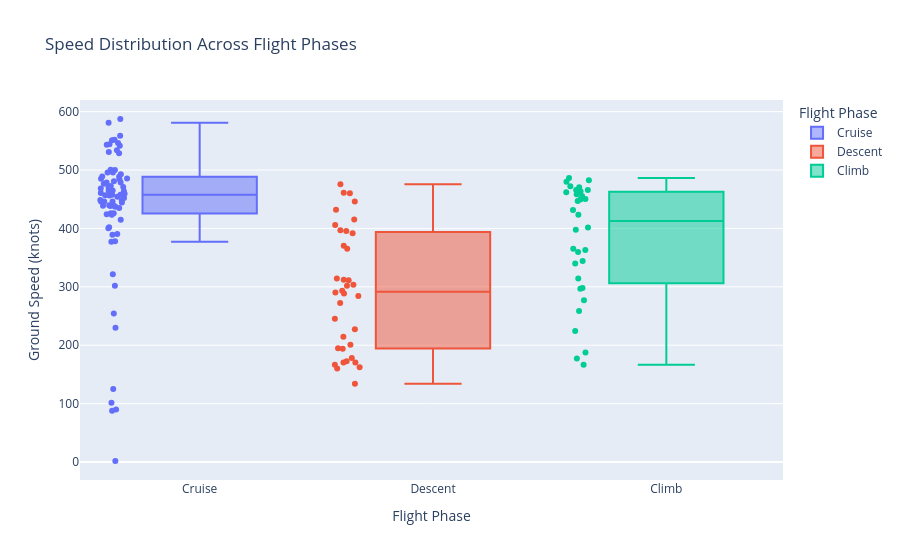

The notebook cell this image was saved under:
### Code cell
fix = px.box(
    df,
    x="flight_phase",
    y="velocity_knots",
    color="flight_phase",
    points="all",
    title="Speed Distribution Across Flight Phases",
    labels={
        "flight_phase": "Flight Phase",
        "velocity_knots": "Ground Speed (knots)"},
    
)

fix.show()

### Figure 1 — Plotly figure (JSON) as saved in the notebook; plotly's stock layout.template omitted (floating-point values rounded to 4 significant figures)
{"data": [{"alignmentgroup": "True", "boxpoints": "all", "hovertemplate": "Flight Phase=%{x}<br>Ground Speed (knots)=%{y}<extra></extra>", "legendgroup": "Cruise", "marker": {"color": "#636efa"}, "name": "Cruise", "notched": false, "offsetgroup": "Cruise", "orientation": "v", "showlegend": true, "type": "box", "x": ["Cruise", "Cruise", "Cruise", "Cruise", "Cruise", "Cruise", "Cruise", "Cruise", "Cruise", "Cruise", "Cruise", "Cruise", "Cruise", "Cruise", "Cruise", "Cruise", "Cruise", "Cruise", "Cruise", "Cruise", "Cruise", "Cruise", "Cruise", "Cruise", "Cruise", "Cruise", "Cruise", "Cruise", "Cruise", "Cruise", "Cruise", "Cruise", "Cruise", "Cruise", "Cruise", "Cruise", "Cruise", "Cruise", "Cruise", "Cruise", "Cruise", "Cruise", "Cruise", "Cruise", "Cruise", "Cruise", "Cruise", "Cruise", "Cruise", "Cruise", "Cruise", "Cruise", "Cruise", "Cruise", "Cruise", "Cruise", "Cruise", "Cruise", "Cruise", "Cruise", "Cruise", "Cruise", "Cruise", "Cruise", "Cruise", "Cruise", "Cruise", "Cruise", "Cruise", "Cruise", "Cruise", "Cruise", "Cruise"], "x0": " ", "xaxis": "x", "y": [444.2, 321.7, 460.6, 452.0, 580.8, 448.1, 457.6, 423.4, 438.8, 459.5, 485.6, 476.3, 457.0, 485.0, 543.1, 546.3, 478.8, 468.2, 544.1, 426.2, 124.8, 472.6, 552.0, 445.9, 470.8, 488.3, 414.9, 558.6, 438.8, 400.5, 254.3, 530.8, 424.1, 528.7, 492.6, 439.6, 377.2, 541.6, 456.4, 229.7, 495.7, 495.6, 390.5, 465.0, 446.3, 457.6, 1.7, 389.0, 301.9, 463.6, 378.2, 464.8, 445.9, 438.3, 90.0, 437.2, 401.9, 87.7, 101.5, 551.0, 500.4, 500.2, 481.0, 448.7, 533.8, 478.5, 454.2, 470.4, 435.1, 484.3, 489.0, 587.4, 426.0], "y0": " ", "yaxis": "y"}, {"alignmentgroup": "True", "boxpoints": "all", "hovertemplate": "Flight Phase=%{x}<br>Ground Speed (knots)=%{y}<extra></extra>", "legendgroup": "Descent", "marker": {"color": "#EF553B"}, "name": "Descent", "notched": false, "offsetgroup": "Descent", "orientation": "v", "showlegend": true, "type": "box", "x": ["Descent", "Descent", "Descent", "Descent", "Descent", "Descent", "Descent", "Descent", "Descent", "Descent", "Descent", "Descent", "Descent", "Descent", "Descent", "Descent", "Descent", "Descent", "Descent", "Descent", "Descent", "Descent", "Descent", "Descent", "Descent", "Descent", "Descent", "Descent", "Descent", "Descent", "Descent", "Descent", "Descent", "Descent", "Descent", "Descent"], "x0": " ", "xaxis": "x", "y": [415.2, 396.7, 214.7, 170.6, 195.0, 200.9, 162.1, 365.3, 284.3, 290.1, 406.0, 160.0, 227.4, 432.0, 311.1, 311.9, 395.7, 460.4, 178.0, 133.8, 245.4, 172.6, 293.1, 170.2, 288.6, 193.9, 166.4, 303.4, 391.8, 370.5, 461.2, 446.2, 475.7, 302.0, 272.4, 314.4], "y0": " ", "yaxis": "y"}, {"alignmentgroup": "True", "boxpoints": "all", "hovertemplate": "Flight Phase=%{x}<br>Ground Speed (knots)=%{y}<extra></extra>", "legendgroup": "Climb", "marker": {"color": "#00cc96"}, "name": "Climb", "notched": false, "offsetgroup": "Climb", "orientation": "v", "showlegend": true, "type": "box", "x": ["Climb", "Climb", "Climb", "Climb", "Climb", "Climb", "Climb", "Climb", "Climb", "Climb", "Climb", "Climb", "Climb", "Climb", "Climb", "Climb", "Climb", "Climb", "Climb", "Climb", "Climb", "Climb", "Climb", "Climb", "Climb", "Climb", "Climb", "Climb", "Climb", "Climb", "Climb", "Climb"], "x0": " ", "xaxis": "x", "y": [455.5, 431.4, 344.3, 446.8, 363.1, 297.8, 359.6, 465.8, 486.3, 187.4, 463.5, 450.3, 482.6, 449.7, 423.6, 458.7, 461.9, 314.4, 258.6, 479.8, 276.8, 340.1, 401.5, 177.4, 296.9, 472.2, 465.7, 224.3, 470.4, 365.2, 397.6, 166.5], "y0": " ", "yaxis": "y"}], "layout": {"boxmode": "overlay", "legend": {"title": {"text": "Flight Phase"}, "tracegroupgap": 0}, "title": {"text": "Speed Distribution Across Flight Phases"}, "xaxis": {"anchor": "y", "categoryarray": ["Cruise", "Descent", "Climb"], "categoryorder": "array", "domain": [0, 1], "title": {"text": "Flight Phase"}}, "yaxis": {"anchor": "x", "domain": [0, 1], "title": {"text": "Ground Speed (knots)"}}}}
